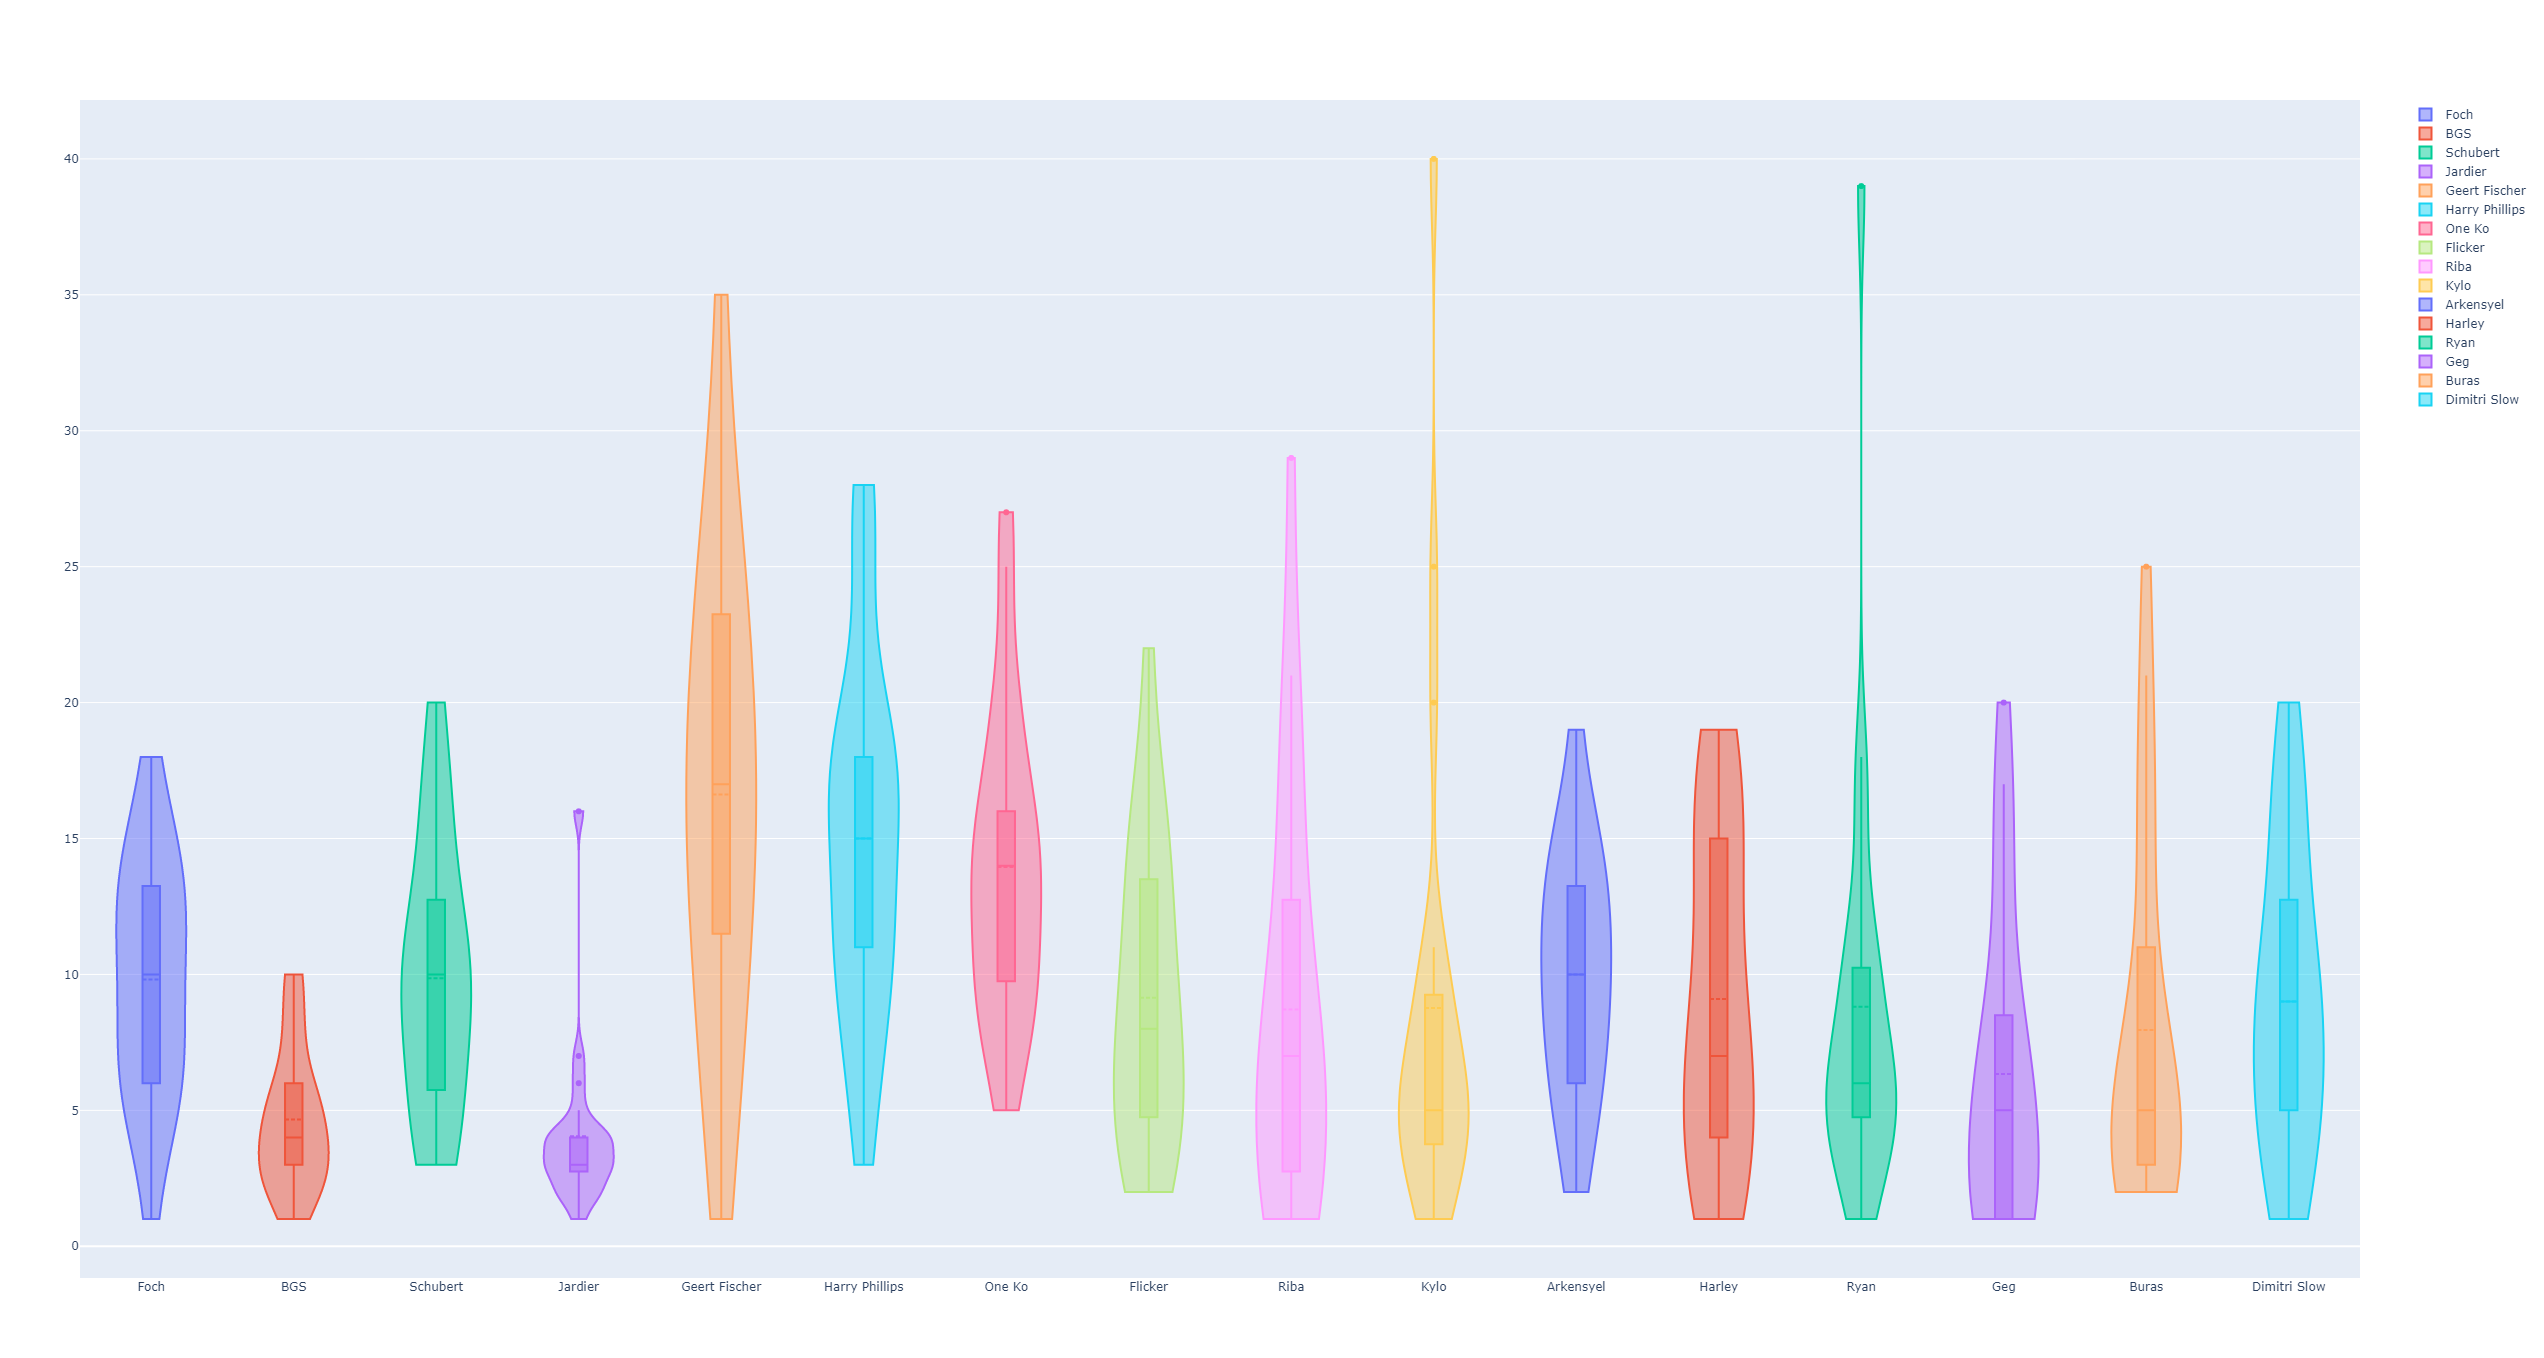

The script that drew this image:
import plotly.graph_objects as go

import pandas as pd

df = pd.read_csv("AOR S10 Ratings.csv")

fig = go.Figure()

Drivers = ['Foch','BGS','Schubert','Jardier','Geert Fischer','Harry Phillips','One Ko','Flicker','Riba','Kylo','Arkensyel','Harley','Ryan','Geg','Buras','Dimitri Slow']

for driver in Drivers:
    fig.add_trace(go.Violin(x=df['Driver'][df['Driver'] == driver],
                            y=df['Position'][df['Driver'] == driver],
                            spanmode="hard",
                            width=0,
                            name=driver,
                            box_visible=True,
                            meanline_visible=True)
    )

fig.show()
